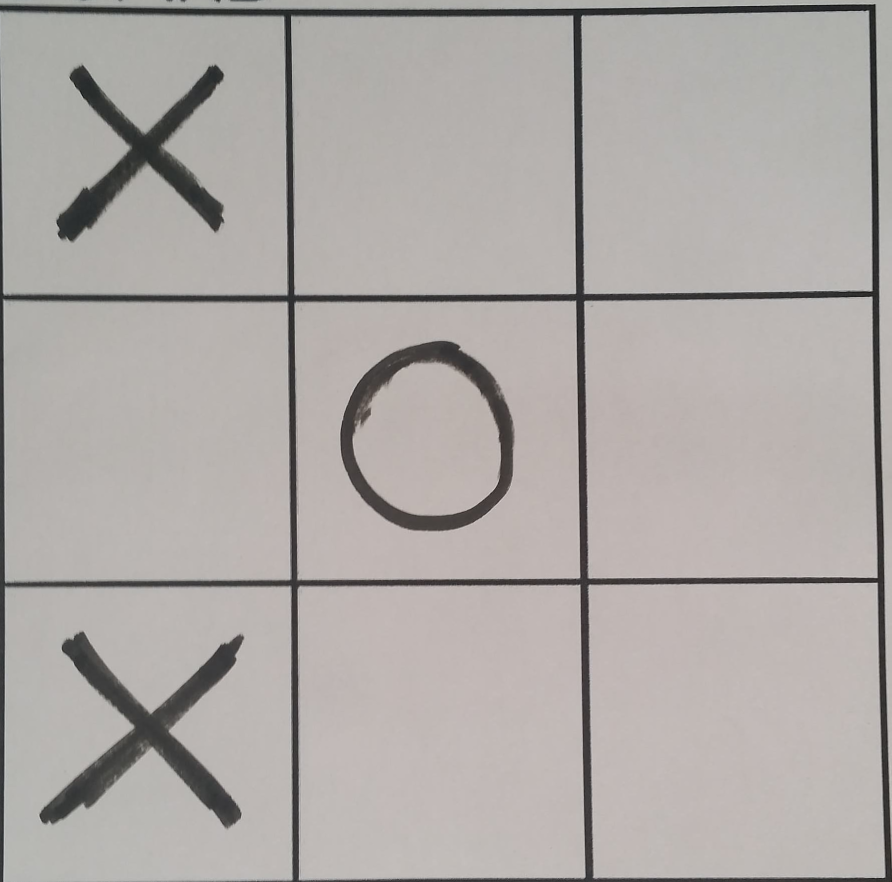
#> input picture X.jpg, 1783 x 1764 px (shown at 1/2 size)
$ python image_to_string.py
#> lines starting #> are read from the running program, lines starting #| are printed output that depends on the picture; after the words box and inside, x2 and y2 are one past the last pixel; in counts of white or black regions, pixels touching at a corner belong together
import numpy as np
import cv2

#Stvoriti 2D niz da drži sva stanja na tabli iks-oks
resenje = [[" "," "," "],[" "," "," "],[" "," "," "]]

#jezgro koristimo za uklanjanje šuma
jezgro =  np.ones((7,7),np.uint8)

# Učitamo sliku u boji
img = cv2.imread('X.jpg',1)
#> img is the input picture: shape (1764, 1783, 3); mean B, G, R 166.4, 169.2, 174

# dobijamo širinu i visinu slike
img_sirina = img.shape[0]
#> img_sirina = 1764
img_visina = img.shape[1]
#> img_visina = 1783

# Sliku skaliramo sa sivom bojom
img_g =  cv2.cvtColor(img, cv2.COLOR_BGR2GRAY)

# Uključi binarni prag
ret,thresh1 = cv2.threshold(img_g,127,255,cv2.THRESH_BINARY)
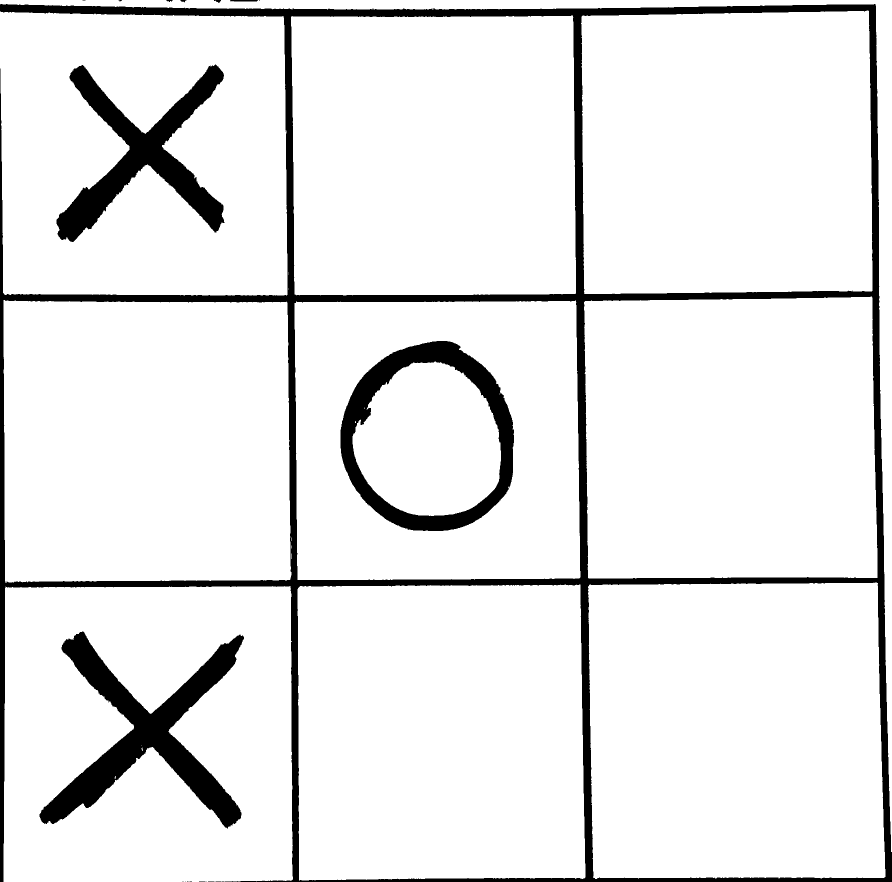
#> thresh1: shape (1764, 1783) (shown at 1/2 size); 91% white; 21 black regions (13 under 20 px), largest, box (x1, y1, x2, y2) and area: (0, 8, 1783, 1764) 165234, (79, 1263, 488, 1657) 46111, (113, 129, 449, 484) 36195

#Obristi šum od binarnog praga
thresh1 = cv2.morphologyEx(thresh1, cv2.MORPH_OPEN, jezgro)
#> thresh1: shape (1764, 1783); 91% white; 11 black regions (3 under 20 px)

#Pronaći konture. RETR_EXTERNAL uzima samo spljne konture.
contours, hierarchy = cv2.findContours(thresh1, cv2.RETR_EXTERNAL, cv2.CHAIN_APPROX_SIMPLE)
#> contours = 10 contours; largest, box (x1, y1, x2, y2) and area: (1177, 1166, 1771, 1756) 340408, (7, 1173, 585, 1764) 337331, (595, 1170, 1171, 1761) 332162, (1163, 22, 1745, 588) 320674, (1168, 594, 1755, 1157) 320336


tileCount = 0
for cnt in contours:
        # Površina konture veče od 0, onda je to kontura
        if cv2.contourArea(cnt) > 0:
                tileCount += 1
                # koristimo boundingrect da dobijemo kordinate od pločice
                x,y,w,h = cv2.boundingRect(cnt)


                #stvaramo novu sliku od binary, za buduće analize.Brišemo ivicu sa linijom
                tile = thresh1[x+40:x+w-80,y+40:y+h-80]


                #određujemo indeks pločice
                tileX = round((x/img_sirina)*3)
                tileY = round((y/img_visina)*3)

                # find contours in the tile image. RETR_TREE retrieves all of the contours and reconstructs a full hierarchy of nested contours.
                #Pronaći konturu u slici pločice. ETR_TREE dohvata sve konture i rekonstrujiše potpunu hijerarhiju ugniježđenih kontura.
                c, hierarchy = cv2.findContours(tile, cv2.RETR_TREE , cv2.CHAIN_APPROX_SIMPLE)
                for ct in c:
                        # Da proverimo da li je pronaša konturu
                        if cv2.contourArea(ct) < 180000:
                                #Računamo solitnost
                                area = cv2.contourArea(ct)
                                hull = cv2.convexHull(ct)
                                hull_area = cv2.contourArea(hull)
                                solidity = float(area)/hull_area

                                # popunjujemo resenje sa pravim znakom
                                if(solidity > 0.5):
                                        resenje[tileX][tileY] = "O"
                                else:
                                        resenje[tileX][tileY] = "X"
#> this loop made 10 passes
#> (x, y, w, h, tileX, tileY, c) on passes 1, 2, 3, 5, 6, 7: (7, 1173, 578, 591, 0, 2, [[[0, 0], [0, 457], [470, 457], [470, 0]]]), (595, 1170, 576, 591, 1, 2, [[[0, 0], [0, 455], [470, 455], [470, 0]]]), (1177, 1166, 594, 590, 2, 2, [[[0, 0], [0, 473], [469, 473], [469, 0]]]), (7, 602, 576, 563, 0, 1, [[[0, 0], [0, 455], [442, 455], [442, 0]]]), (1168, 594, 587, 563, 2, 1, [[[0, 0], [0, 466], [442, 466], [442, 0]]]), (582, 32, 570, 559, 1, 0, [[[0, 0], [0, 449], [438, 449], [438, 0]]])
#> (x, y, w, h, tileX, tileY) on passes 4, 8, 9, 10: (589, 602, 572, 558, 1, 1), (0, 24, 575, 567, 0, 0), (1163, 22, 582, 566, 2, 0), (0, 0, 1783, 1613, 0, 0)
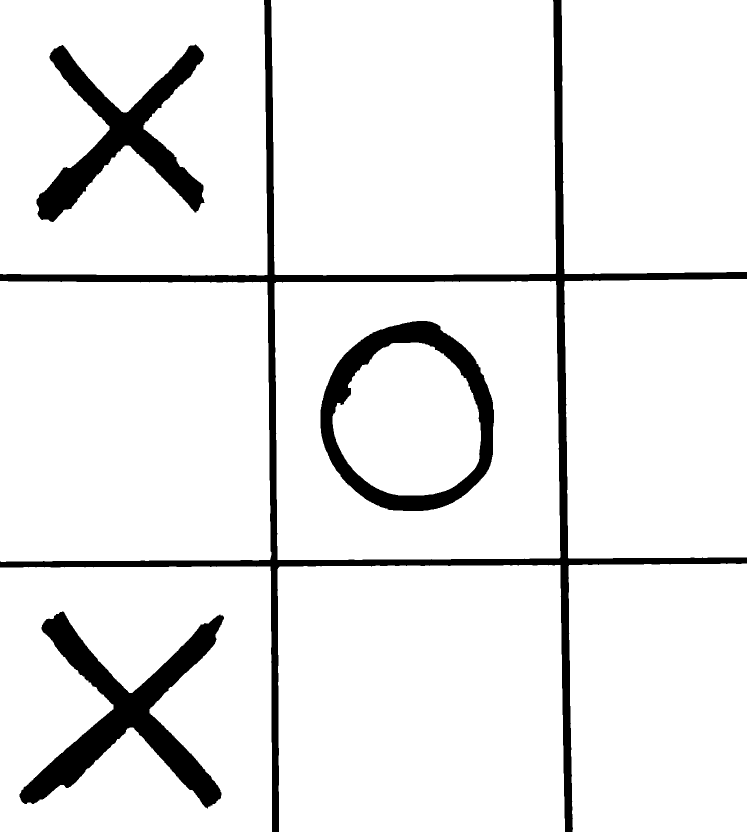
#> tile: shape (1663, 1493) (shown at 1/2 size); 91.8% white; 4 black regions, box (x1, y1, x2, y2) and area: (0, 0, 1493, 1663) 88026, (39, 1223, 448, 1617) 46235, (73, 89, 409, 444) 36334, (641, 642, 988, 1022) 33922
#> after the loop, resenje = [['X', ' ', ' '], [' ', 'O', ' '], ['X', ' ', ' ']]; tileCount = 10


print("resenje:")
for line in resenje:
        linetxt = ""
        for cel in line:
                linetxt += "|" + cel
        print(linetxt)
#> this loop made 3 passes
#| |X| |
#| | |O|
#| |X| |
